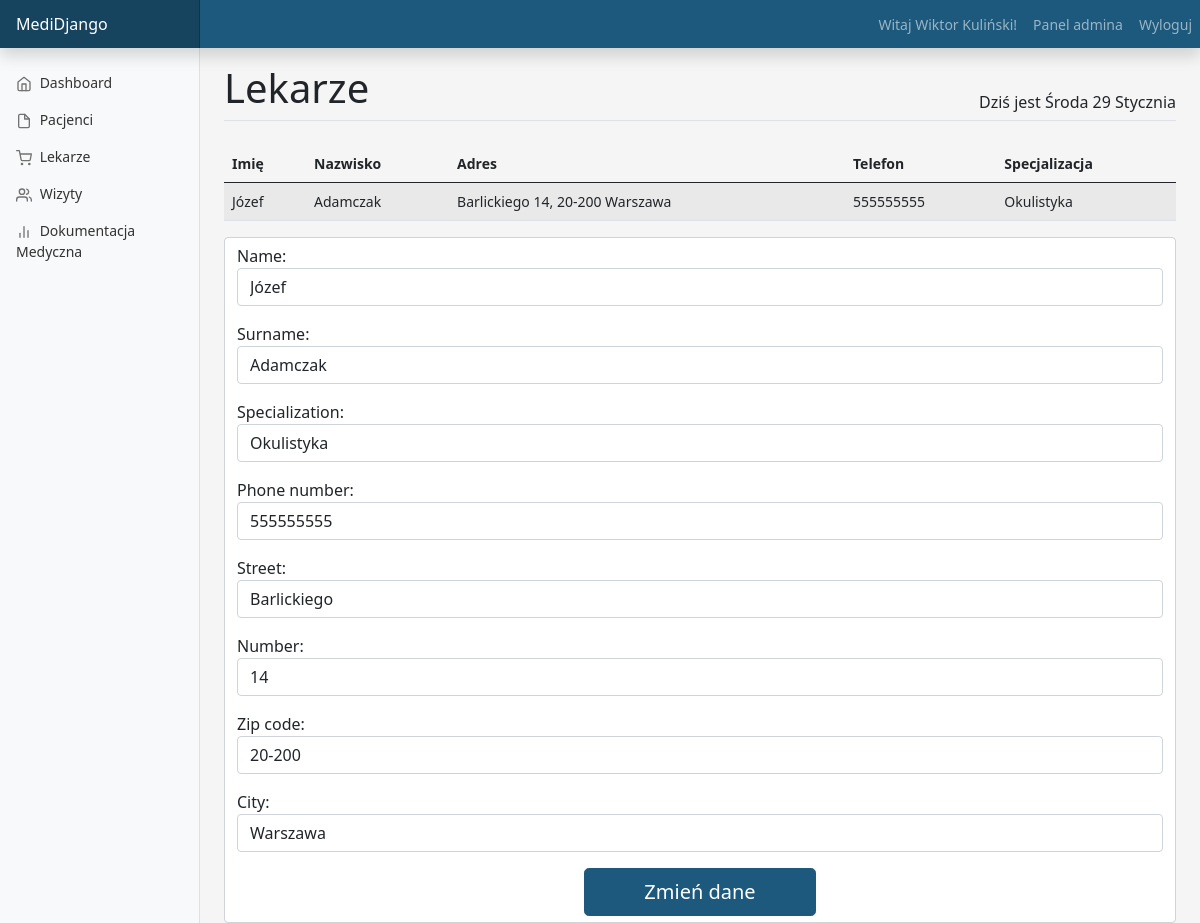
The app's page /doctors/edit/1/ (signed in) with its own data.
### main/models.py (models this page shows, shortened)
class Patient(models.Model):
    user = models.OneToOneField(User, null=False, on_delete=models.CASCADE)
    name = models.CharField(max_length=20, default="")
    surname = models.CharField(max_length=30, default="")
    address = models.OneToOneField(Address, null=True, on_delete=models.CASCADE)
    date_of_birth = models.DateField(default='2000-01-01')
    phone_number = models.CharField(default="", null=False, max_length=9)

class Doctor(models.Model):
    user = models.OneToOneField(User, null=False, on_delete=models.CASCADE)
    address = models.OneToOneField(Address, null=False, on_delete=models.CASCADE, default="")
    name = models.CharField(max_length=20, null=False, default="")
    surname = models.CharField(max_length=20, null=False, default="")
    phone_number = models.CharField(default="", null=False, max_length=9)
    specialization = models.CharField(max_length=50, null=False, default="")

class Address(models.Model):
    street = models.CharField(max_length=20)
    number = models.CharField(max_length=4)
    zip_code = models.CharField(max_length=6)
    city = models.CharField(max_length=20)

### main/views.py (the view, shortened to what this page needs)
# urls.py: path('doctors/edit/<int:doctor_id>/', views.edit_doctor, name="edit_doctor"),
@login_required(login_url="login")
@user_passes_test(have_group.is_receptionist)
def edit_doctor(request, doctor_id):
    doctor = Doctor.objects.get(id=doctor_id)
    address_id = doctor.address.id
    address = Address.objects.get(id=address_id)
    doctor_form = DoctorDataForm(instance=doctor)
    address_form = AddressDataForm(instance=address)
    context = {'doctor_id': doctor_id, 'doctor': doctor, 'doctor_form': doctor_form, 'address_form': address_form}
    return render(request, 'main/edit_doctor.html', context=context)

### users/forms.py
class DoctorDataForm(forms.ModelForm):
    class Meta:
        model = Doctor
        fields = ['name', 'surname', 'specialization', 'phone_number']
    def __init__(self, *args, **kwargs):
        super().__init__(*args, **kwargs)
        for field in self.fields.values():
            field.widget.attrs['class'] = 'form-control'

class AddressDataForm(forms.ModelForm):
    class Meta:
        model = Address
        fields = ['street', 'number', 'zip_code', 'city']
    def __init__(self, *args, **kwargs):
        super().__init__(*args, **kwargs)
        for field in self.fields.values():
            field.widget.attrs['class'] = 'form-control'

### main/templatetags/have_group.py (called while the page is built)
@register.filter(name='is_receptionist')
def is_receptionist(user):
    return user.groups.filter(name='Recepcjonista').exists()

### main/templates/main/edit_doctor.html (shortened to what this page needs)
{% extends "main/doctors.html" %}
{% block content_main %}
    <div class="table-responsive">
        <table class="table table-striped">
            <thead>
                <tr>
                  <th scope="col">Imię</th>
                  <th scope="col">Nazwisko</th>
                  <th scope="col">Adres</th>
                  <th scope="col">Telefon</th>
                  <th scope="col">Specjalizacja</th>
                </tr>
            </thead>
            <tbody>
                <tr>
                    <td>{{ doctor.name }}</td>
                    <td>{{ doctor.surname }}</td>
                    <td>{{ doctor.address.street }} {{ doctor.address.number }}, {{ doctor.address.zip_code }} {{ doctor.address.city }}</td>
                    <td>{{ doctor.phone_number }}</td>
                    <td>{{ doctor.specialization }}</td>
                </tr>
            </tbody>
        </table>
      </div>
      <form method="POST" name=" PatientDataForm">
        <div class="form-control">
                  {{ doctor_form.as_p }}
                  {{ address_form.as_p }}
            <div class="d-flex justify-content-center">
                <button class="w-25 btn btn-lg btn-primary" type="submit">Zmień dane</button>
            </div>
        </div>
      </form>
{% endblock %}

### main/templates/main/dashboard.html (shortened to what this page needs)
{% load static %}
{% load have_group %}
<!doctype html>
<html lang="en">
  <head>
<link href="{% static 'assets/dist/css/bootstrap.min.css' %}" rel="stylesheet">
    <link href="{% static 'css/dashboard.css' %}" rel="stylesheet">
    <link href="{% static 'css/custom.css' %}" rel="stylesheet">
  </head>
  <body>
<header class="navbar navbar-color navbar-dark sticky-top flex-md-nowrap p-0 shadow">
  <a class="navbar-brand col-md-3 col-lg-2 me-0 px-3" href="#">MediDjango</a>
  <nav class="navbar-expand-lg">
      <div class="collapse navbar-collapse" id="navbarNav">
          <ul class="navbar-nav">
              {% if user.is_authenticated %}
              <li class="nav-item"><span class="nav-link">Witaj {{ user.patient.name }} {{ user.patient.surname }}!</span></li>
              {% else %}
                  Użytkownik niezalogowany.
              {% endif %}
              {% if user.is_staff %}
                <li class="nav-item"><a class="nav-link" href="{% url 'admin:index' %}">Panel admina</a></li>
              {% endif %}
              <li class="nav-item"><a class="nav-link" href="{% url 'user_logout' %}">Wyloguj</a></li>
          </ul>
      </div>
  </nav>
</header>
<div class="container-fluid">
  <div class="row">
    <nav id="sidebarMenu" class="col-md-3 col-lg-2 d-md-block bg-light sidebar collapse">
      <div class="position-sticky pt-3">
        <ul class="nav flex-column">
          <li class="nav-item">
            <a class="nav-link {% if active_app == 'dashboard' %}active{% endif %}" aria-current="page" href="{% url 'dashboard' %}">
              <span data-feather="home"></span>
              Dashboard
            </a>
          </li>
          {% if request.user|is_receptionist %}
          <li class="nav-item">
            <a class="nav-link {% if active_app == 'patients' %}active{% endif %}" href="{% url 'patients' %}">
              <span data-feather="file"></span>
              Pacjenci
            </a>
          </li>
          <li class="nav-item">
            <a class="nav-link {% if active_app == 'doctors' %}active{% endif %}" href="{% url 'doctors' %}">
              <span data-feather="shopping-cart"></span>
              Lekarze
            </a>
          </li>
          {% endif %}
          <li class="nav-item">
            <a class="nav-link {% if active_app == 'visits' %}active{% endif %}" href="{% url 'visits' %}">
              <span data-feather="users"></span>
              Wizyty
            </a>
          </li>
          <li class="nav-item">
            <a class="nav-link {% if active_app == 'documentation' %}active{% endif %}" href="{% url 'documentation' %}">
              <span data-feather="bar-chart-2"></span>
              Dokumentacja Medyczna
            </a>
          </li>
      </div>
    </nav>
    <main class="col-md-9 ms-sm-auto col-lg-10 px-md-4">
      <div class="d-flex justify-content-between align-items-end pt-3 mb-4 border-bottom">
        <h1>{% block content_title %}Dashboard{% endblock %}</h1>
        <h6 id="clock" class="text-end">
        </h6>
      </div>
      <div>
          {% block content_main %}{% endblock %}
      </div>
    </main>
  </div>
</div>
  </body>
</html>

### static/css/dashboard.css (style rules this page uses)
body { font-size: .875rem; background-color: #f5f5f5; }
.feather { width: 16px; height: 16px; vertical-align: text-bottom; }
.sidebar { position: fixed; top: 0; bottom: 0; left: 0; z-index: 100; padding: 48px 0 0; box-shadow: inset -1px 0 0 rgba(0, 0, 0, .1); }
.sidebar .nav-link { font-weight: 500; color: #333; }
.sidebar .nav-link .feather { margin-right: 4px; color: #727272; }
.navbar-color { background-color: #1D597D; }
.navbar-brand { padding-top: .75rem; padding-bottom: .75rem; font-size: 1rem; background-color: rgba(0, 0, 0, .25); box-shadow: inset -1px 0 0 rgba(0, 0, 0, .25); }

### static/css/custom.css (style rules this page uses)
.btn-primary { background-color: #1D597D!important; border-color: #1D597D!important; }

### records on screen
Doctor: name "Józef", surname "Adamczak", address.street "Barlickiego", address.number "14", address.zip_code "20-200", address.city "Warszawa", phone_number "555555555", specialization "Okulistyka"
Address: street "Barlickiego", number "14", zip_code "20-200", city "Warszawa"

### other values on screen
{{ user.patient.name }} "Wiktor"
{{ user.patient.surname }} "Kuliński"
